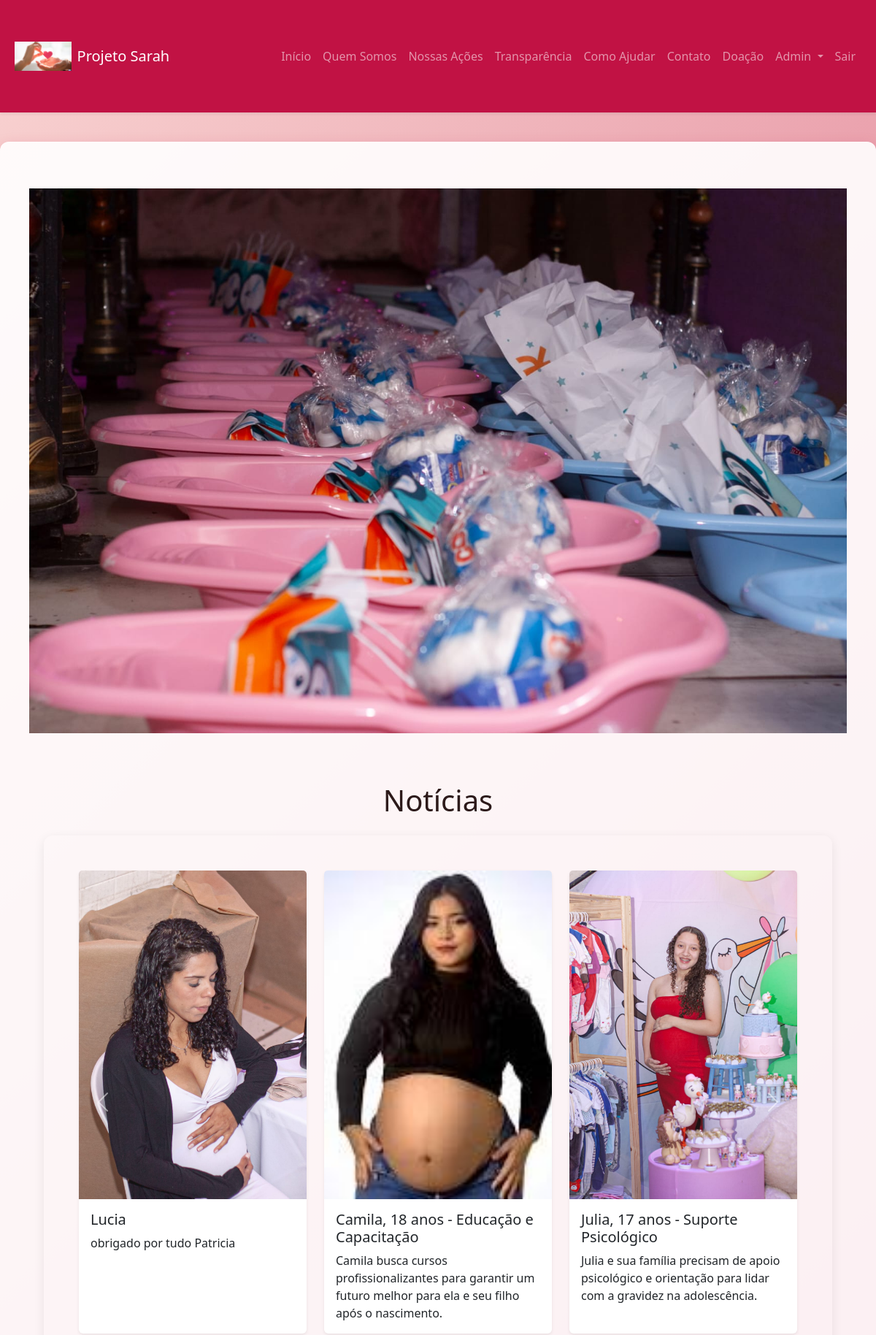
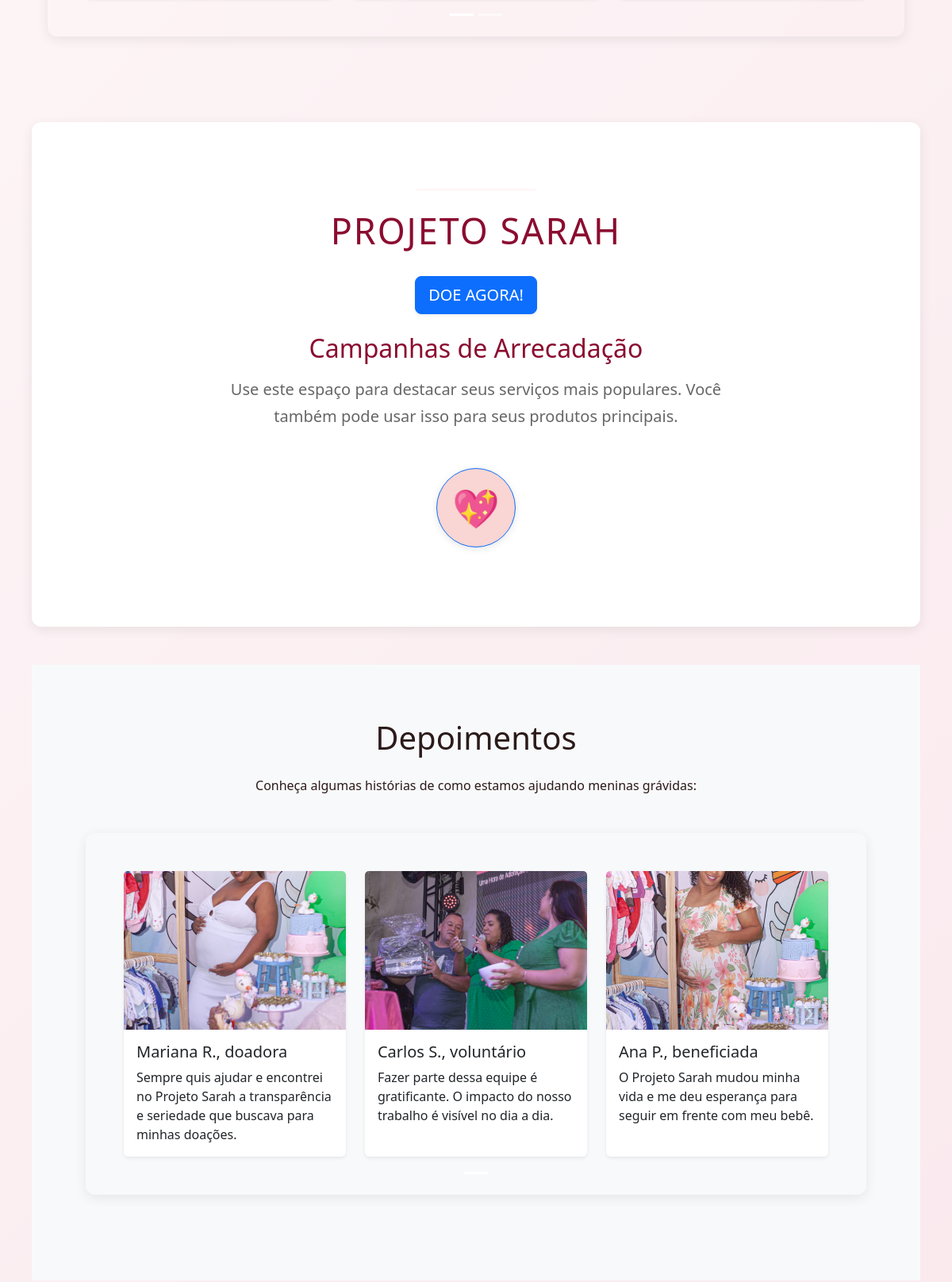
The app's page / (signed in, upper part) with its own data (2 pictures, top to bottom).
### main/models.py (models this page shows, shortened)
class StaticImage(models.Model):
    name = models.CharField(max_length=50, unique=True, help_text="Nome único para identificar a imagem no código (ex: 'hero_image', 'logo_footer').")
    image = models.ImageField(upload_to='static_images/', help_text="Carregue a imagem para este item. Dimensões e tipo variam de acordo com o uso.")
    description = models.CharField(max_length=200, blank=True, help_text="Breve descrição para o atributo 'alt' da imagem.")
    class Meta:
        verbose_name = "Imagem Estática"
        verbose_name_plural = "Imagens Estáticas"

class CasoDeAjuda(models.Model):
    titulo = models.CharField(max_length=255)
    descricao = models.TextField()
    imagem = models.ImageField(
        upload_to='casos/',
        blank=True,
        null=True,
        help_text="Dimensões recomendadas: 1024x768 pixels. Formatos: JPG, PNG. O arquivo deve ter menos de 2MB."
    )
    data_criacao = models.DateTimeField(auto_now_add=True)
    class Meta:
        verbose_name = "Caso de Ajuda"
        verbose_name_plural = "Casos de Ajuda"
        ordering = ['-data_criacao']

class Depoimento(models.Model):
    nome = models.CharField(max_length=100)
    texto = models.TextField()
    imagem = models.ImageField(
        upload_to='depoimentos/',
        blank=True,
        null=True,
        help_text="Adicione uma foto da pessoa. Dimensões recomendadas: 300x300 pixels. Formatos: JPG, PNG."
    )
    ativo = models.BooleanField(default=True)
    class Meta:
        verbose_name = "Depoimento"
        verbose_name_plural = "Depoimentos"
        ordering = ['-id']

### main/views.py (the view)
# urls.py: path('', views.home, name='home'),
def home(request):
    casos = CasoDeAjuda.objects.all()
    depoimentos = Depoimento.objects.filter(ativo=True)
    home1_images = CarouselImage.objects.filter(category='home1')
    home2_images = CarouselImage.objects.filter(category='home2')
    context = {
        'casos': casos,
        'depoimentos': depoimentos,
        'carousel_home1_images': home1_images,
        'carousel_home2_images': home2_images,
    }
    return render(request, 'home.html', context)

### main/context_processors.py (called while the page is built)
def carousel_base_context(request):
    images = CarouselImage.objects.filter(category='base')
    return {'carousel_base_images': images}

def static_images_context(request):
    images_dict = {}
    for img in StaticImage.objects.all():
        images_dict[img.name] = img
    return {'static_images': images_dict}

### main/templates/home.html (shortened to what this page needs)
{% extends 'base.html' %}
{% load static %}
{% block content %}
<section>
    <div class="hero">
        <img src="{{ static_images.hero_image.image.url }}" alt="{{ static_images.hero_image.description }}" class="img-fluid">
    </div>
</section>
<section class="my-5">
    <div class="container">
        <h1 class="text-center mb-4">Notícias</h1>
        <div id="noticiasCarousel" class="carousel slide" data-bs-ride="carousel">
            <div class="carousel-inner">
                {% for caso in casos %}
                    {% if forloop.counter0|divisibleby:"3" %}
                        <div class="carousel-item {% if forloop.first %}active{% endif %}">
                            <div class="row row-cols-1 row-cols-md-2 row-cols-lg-3 g-4 p-5">
                    {% endif %}
                    <div class="col">
                        <div class="card h-100 shadow-sm border-0">
                            {% if caso.imagem %}
                            <img src="{{ caso.imagem.url }}" class="card-img-top" alt="{{ caso.titulo }}">
                            {% else %}
                            <img src="{% static 'img/placeholder_acao.jpg' %}" class="card-img-top" alt="Imagem Padrão de Ação">
                            {% endif %}
                            <div class="card-body d-flex flex-column">
                                <h5 class="card-title">{{ caso.titulo }}</h5>
                                <p class="card-text">{{ caso.descricao }}</p>
                            </div>
                        </div>
                    </div>
                    {% if forloop.counter|divisibleby:"3" or forloop.last %}
                            </div>
                        </div>
                    {% endif %}
                {% endfor %}
            </div>
            <button class="carousel-control-prev" type="button" data-bs-target="#noticiasCarousel" data-bs-slide="prev">
                <span class="carousel-control-prev-icon" aria-hidden="true"></span>
            </button>
            <button class="carousel-control-next" type="button" data-bs-target="#noticiasCarousel" data-bs-slide="next">
                <span class="carousel-control-next-icon" aria-hidden="true"></span>
            </button>
            <div class="carousel-indicators">
                {% for caso in casos %}
                    {% if forloop.counter0|divisibleby:"3" %}
                        <button type="button" data-bs-target="#noticiasCarousel" data-bs-slide-to="{{ forloop.counter0|divisibleby:'3' }}" {% if forloop.first %}class="active" aria-current="true"{% endif %} aria-label="Slide {{ forloop.counter0|add:1 }}"></button>
                    {% endif %}
                {% endfor %}
            </div>
        </div>
    </div>
</section>
<section class="projeto-sarah-section my-5 text-center">
    <div class="container">
        <div class="titulo-doacao">
            <hr class="w-75 mx-auto my-4">
            <h1 class="display-4">PROJETO SARAH</h1>
        </div>
        <div class="botao-doar my-4">
            <a class="btn btn-lg btn-primary shadow-sm" href="{% url 'doacao' %}">DOE AGORA!</a>
        </div>
        <div class="campanhas">
            <h2 class="mb-3">Campanhas de Arrecadação</h2>
            <p class="lead">Use este espaço para destacar seus serviços mais populares. Você também pode usar isso para seus produtos principais.</p>
        </div>
        <div class="icone-simples mt-5">
            <div class="icon-circle mx-auto p-4 border border-primary rounded-circle d-inline-flex align-items-center justify-content-center" style="width: 100px; height: 100px; font-size: 3rem;">
                <span>💖</span>
            </div>
        </div>
    </div>
</section>
<section class="my-5 bg-light p-5">
    <div class="container">
        <h1 class="text-center mb-4">Depoimentos</h1>
        <p class="text-center mb-5">Conheça algumas histórias de como estamos ajudando meninas grávidas:</p>
        <div id="depoimentosCarousel" class="carousel slide" data-bs-ride="carousel">
            <div class="carousel-inner">
                {% for depoimento in depoimentos %}
                    {% if forloop.counter0|divisibleby:"3" %}
                        <div class="carousel-item {% if forloop.first %}active{% endif %}">
                            <div class="row row-cols-1 row-cols-md-2 row-cols-lg-3 g-4 p-5">
                    {% endif %}
                    <div class="col">
                        <div class="card h-100 shadow-sm border-0">
                            {% if depoimento.imagem %}
                                <img src="{{ depoimento.imagem.url }}" class="card-img-top" alt="{{ depoimento.nome }}" style="object-fit: cover; height: 200px;">
                            {% endif %}
                            <div class="card-body d-flex flex-column">
                                <h5 class="card-title">{{ depoimento.nome }}</h5>
                                <p class="card-text">{{ depoimento.texto }}</p>
                            </div>
                        </div>
                    </div>
                    {% if forloop.counter|divisibleby:"3" or forloop.last %}
                            </div>
                        </div>
                    {% endif %}
                {% endfor %}
            </div>
            <button class="carousel-control-prev" type="button" data-bs-target="#depoimentosCarousel" data-bs-slide="prev">
                <span class="carousel-control-prev-icon" aria-hidden="true"></span>
            </button>
            <button class="carousel-control-next" type="button" data-bs-target="#depoimentosCarousel" data-bs-slide="next">
                <span class="carousel-control-next-icon" aria-hidden="true"></span>
            </button>
            <div class="carousel-indicators">
                {% for depoimento in depoimentos %}
                    {% if forloop.counter0|divisibleby:"3" %}
                        <button type="button" data-bs-target="#depoimentosCarousel" data-bs-slide-to="{{ forloop.counter0|divisibleby:'3' }}" {% if forloop.first %}class="active" aria-current="true"{% endif %} aria-label="Slide {{ forloop.counter0|add:1 }}"></button>
                    {% endif %}
                {% endfor %}
            </div>
        </div>
    </div>
</section>
{% endblock %}

### main/templates/base.html (shortened to what this page needs)
{% load static %}
<!DOCTYPE html>
<html lang="pt-br">
<head>
    <link href="https://cdn.jsdelivr.net/npm/bootstrap@5.3.3/dist/css/bootstrap.min.css" rel="stylesheet">
    <link rel="stylesheet" href="https://cdn.jsdelivr.net/npm/bootstrap-icons@1.11.3/font/bootstrap-icons.min.css">
    <link rel="stylesheet" href="{% static 'css/estilo.css' %}">
    <link rel="stylesheet" href="{% static 'css/footer.css' %}">
</head>
<body>
    <header class="shadow-sm">
        <nav class="navbar navbar-expand-lg navbar-dark bg-mana-primary">
            <div class="container">
                <a class="navbar-brand d-flex align-items-center" href="{% url 'home' %}">
                    {% if static_images.logo_header %}
                        <img src="{{ static_images.logo_header.image.url }}" alt="{{ static_images.logo_header.description }}" height="40" class="me-2">
                    {% endif %}
                    <span>Projeto Sarah</span>
                </a>
                <div class="collapse navbar-collapse" id="navbarNav">
                    <ul class="navbar-nav ms-auto">
                        <li class="nav-item"><a class="nav-link" href="{% url 'home' %}">Início</a></li>
                        <li class="nav-item"><a class="nav-link" href="{% url 'quem_somos' %}">Quem Somos</a></li>
                        <li class="nav-item"><a class="nav-link" href="{% url 'nossas_acoes' %}">Nossas Ações</a></li>
                        <li class="nav-item"><a class="nav-link" href="{% url 'transparencia' %}">Transparência</a></li>
                        <li class="nav-item"><a class="nav-link" href="{% url 'como_ajudar' %}">Como Ajudar</a></li>
                        <li class="nav-item"><a class="nav-link" href="{% url 'contato' %}">Contato</a></li>
                        <li class="nav-item"><a class="nav-link" href="{% url 'doacao' %}">Doação</a></li>
                        {% if user.is_staff %}
                            <li class="nav-item dropdown">
                                <a class="nav-link dropdown-toggle" href="#" id="adminDropdown" role="button" data-bs-toggle="dropdown" aria-expanded="false">
                                    Admin
                                </a>
                            </li>
                        {% endif %}
                        {% if user.is_authenticated %}
                            <li class="nav-item">
                                <form action="{% url 'logout' %}" method="post" class="d-inline-block">
                                    <button type="submit" class="btn btn-link nav-link">Sair</button>
                                </form>
                            </li>
                        {% else %}
                            <li class="nav-item"><a class="nav-link" href="{% url 'login' %}">Login</a></li>
                        {% endif %}
                    </ul>
                </div>
            </div>
        </nav>
    </header>
    <main class="main-content">
        <div class="container mt-4">
            {% block content %}{% endblock %}
        </div>
    </main>
</body>
</html>

### main/static/css/estilo.css (style rules this page uses)
:root { --primary-color: #c11244; --primary-light: #f9d5d3; --primary-dark: #8b0c30; --text-dark: #2c1a1a; --text-light: #ffffff; --shadow-color: rgba(193, 18, 68, 0.25); }
body { font-family: 'Segoe UI', Tahoma, Geneva, Verdana, sans-serif; margin: 0; padding: 0; background: linear-gradient(135deg, var(--primary-light) 0%, var(--primary-color) 100%); color: var(--text-dark); transition: background-color 0.5s ease; min-height: 100vh; display: flex; flex-direction: column; }
.container { max-width: 1200px; margin: 0 auto; padding: 20px; box-sizing: border-box; }
header { background-color: var(--primary-color); color: var(--text-light); padding: 1.5em 0; box-shadow: 0 3px 8px var(--shadow-color); position: sticky; top: 0; z-index: 1000; animation: slideDown 0.7s ease forwards; }
.main-content { flex-grow: 1; padding: 20px; background-color: rgba(255, 255, 255, 0.9); margin: 40px auto; max-width: 1200px; box-shadow: 0 8px 20px var(--shadow-color); border-radius: 12px; animation: fadeInContent 1s ease forwards; box-sizing: border-box; width: 95%; }
@media (min-width: 768px) { .main-content { width: auto; } }
.carousel { margin-bottom: 40px; box-shadow: 0 4px 15px rgba(0, 0, 0, 0.08); border-radius: 12px; overflow: hidden; }
.carousel-inner { border-radius: 12px; }
.carousel-item img { height: 450px; object-fit: cover; }
.projeto-sarah-section { padding: 40px 20px; background-color: var(--text-light); text-align: center; margin-bottom: 40px; border-radius: 12px; box-shadow: 0 4px 15px rgba(0, 0, 0, 0.08); }
.titulo-doacao { margin-bottom: 30px; }
.titulo-doacao hr { border: none; border-top: 2px solid var(--primary-light); max-width: 150px; margin: 0 auto 15px; }
.titulo-doacao h1 { color: var(--primary-dark); font-size: 2.8em; text-transform: uppercase; letter-spacing: 2px; }
.botao-doar { text-align: center; margin: 30px 0 50px; }
.campanhas { margin-bottom: 40px; }
.campanhas h2 { color: var(--primary-dark); font-size: 2em; margin-bottom: 15px; }
.campanhas p { color: #666; max-width: 700px; margin: 0 auto; line-height: 1.7; }
.icone-simples { margin-bottom: 40px; }
.icon-circle { width: 80px; height: 80px; background-color: var(--primary-light); border-radius: 50%; display: flex; justify-content: center; align-items: center; margin: 0 auto; font-size: 3em; box-shadow: 0 2px 10px rgba(0, 0, 0, 0.1); }
.bg-mana-primary { background-color: var(--primary-color) !important; }

### main/static/css/footer.css (style rules this page uses)
:root { --primary-rose: #320a1c; --dark-rose: #8b0c30; --light-text: #f8f8f8; --subtle-text: rgba(255, 255, 255, 0.8); --border-color: rgba(255, 255, 255, 0.2); }

### records on screen
StaticImage: logo_header.image (picture)
StaticImage: hero_image.image (picture)
CasoDeAjuda: imagem (picture), titulo "Lucia", descricao "obrigado por tudo Patricia"
CasoDeAjuda: imagem (picture), titulo "Camila, 18 anos - Educação e Capacitação", descricao "Camila busca cursos profissionalizantes para garantir um futuro melhor para ela e seu filho após o nascimento."
CasoDeAjuda: imagem (picture), titulo "Julia, 17 anos - Suporte Psicológico", descricao "Julia e sua família precisam de apoio psicológico e orientação para lidar com a gravidez na adolescência."
Depoimento: imagem (picture), nome "Mariana R., doadora", texto "Sempre quis ajudar e encontrei no Projeto Sarah a transparência e seriedade que buscava para minhas doações."
Depoimento: imagem (picture), nome "Carlos S., voluntário", texto "Fazer parte dessa equipe é gratificante. O impacto do nosso trabalho é visível no dia a dia."
Depoimento: imagem (picture), nome "Ana P., beneficiada", texto "O Projeto Sarah mudou minha vida e me deu esperança para seguir em frente com meu bebê."
